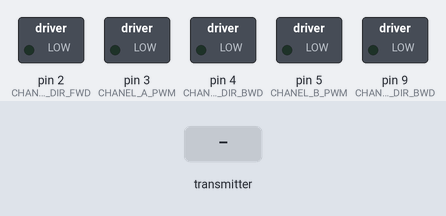
Recording of a program running on a simulated Arduino Nano, built with avr-gcc and run on an emulated ATmega328P. Shown: switched loads named in the program (green lamp = pin HIGH). The inputs (shaded band) are chosen by the test bench. No radio packets arrive unless stated.

Above: at 1.2 s.
1.3 s: the transmitter starts sending radio_array.0 = 256
At 1.8 s:
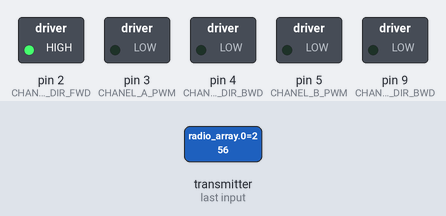
2.8 s: the transmitter starts sending radio_array.0 = 1023
At 4.0 s:
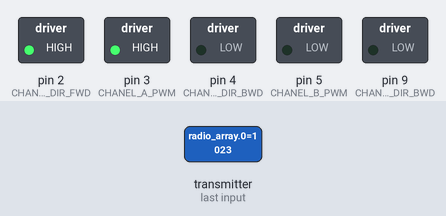
4.3 s: the transmitter starts sending radio_array.0 = 0
At 5.3 s:
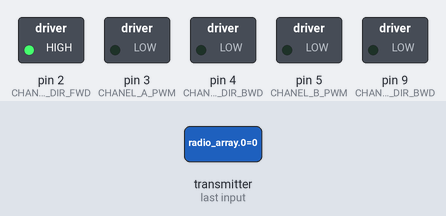
Timing chart, 0 to 7.3 s (numbered marks = the images above; inputs shaded):
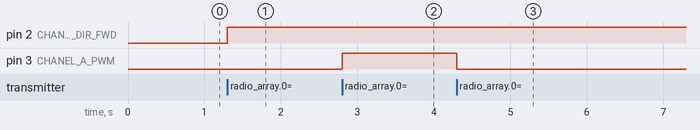

The program:

main.cpp
```cpp
/*
* Arduino Wireless Communication Tutorial
*       Example 1 - Receiver Code
*
* by Dejan Nedelkovski, www.HowToMechatronics.com
*
* Library: TMRh20/RF24, https://github.com/tmrh20/RF24/
*/

#include <SPI.h>
#include <nRF24L01.h>
#include <RF24.h>

// Motor reserved Pins:
// Channel A: 3, 4, 7
// Channel B: 5, 8, 9

// int CHANEL_A_BRAKE = 2;
int CHANEL_A_DIR_FWD = 2;
int CHANEL_A_DIR_BWD = 4;
int CHANEL_A_PWM = 3;
int x_val;

// int CHANEL_B_BRAKE = 8;
int CHANEL_B_PWM = 5;
int CHANEL_B_DIR_FWD = 8;
int CHANEL_B_DIR_BWD = 9;

int DEAD_ZONE = 15;

RF24 radio(7, 8); // CE, CSN

const byte address[6] = "00001";
int array_length = 3;
int radio_array [ 3 ] = {};

void setup()
{
  // Serial.begin(9600);
  radio.begin();
  radio.openReadingPipe(0, address);
  radio.setPALevel(RF24_PA_MIN);
  radio.startListening();

  //Setup Channel A
  pinMode(CHANEL_A_PWM, OUTPUT);
  pinMode(CHANEL_A_DIR_FWD, OUTPUT); //Initiates Motor Channel A pin
  pinMode(CHANEL_A_DIR_BWD, OUTPUT); //Initiates Motor Channel A pin

  //Setup Channel B
  pinMode(CHANEL_B_PWM, OUTPUT);
  pinMode(CHANEL_B_DIR_FWD, OUTPUT); //Initiates Motor Channel A pin
  pinMode(CHANEL_B_DIR_BWD, OUTPUT); //Initiates Motor Channel A pin
}

void loop()
{
  // Serial.println("This is the reciever");
  if (radio.available())
  {
    radio.read(&radio_array, sizeof(radio_array));

    x_val = radio_array[0];

    if(x_val < -1*DEAD_ZONE)
    {
      // Serial.print(x_val);
      // Serial.print(" Motor Bkwd!");
      analogWrite(CHANEL_A_PWM, abs(x_val));
      digitalWrite(CHANEL_A_DIR_FWD, LOW);
      digitalWrite(CHANEL_A_DIR_BWD, HIGH);
    }
    if(x_val > DEAD_ZONE )
    {
      // Serial.print(x_val);
      // Serial.print(" Motor Fwd!");
      analogWrite(CHANEL_A_PWM, abs(x_val));
      digitalWrite(CHANEL_A_DIR_FWD, HIGH);
      digitalWrite(CHANEL_A_DIR_BWD, LOW);
    }

    if(-1*DEAD_ZONE < x_val  && x_val < DEAD_ZONE)
    {
      analogWrite(CHANEL_A_PWM, 0);
    }
    // else
    // {
    //   Serial.println();
    // }

    // for(int i = 0; i < array_length; i++)
    // {
    //   Serial.print(radio_array[i]);
    //   if( i < array_length - 1)
    //   {
    //     Serial.print(", ");
    //   }
    // }
  }
  delay(1);
}

/*******************************************************************************************************************
*******************************************************************************************************************
*******************************************************************************************************************
*******************************************************************************************************************
*******************************************************************************************************************
*******************************************************************************************************************
*******************************************************************************************************************
*******************************************************************************************************************
*******************************************************************************************************************
*******************************************************************************************************************
*******************************************************************************************************************
*******************************************************************************************************************
*******************************************************************************************************************
*******************************************************************************************************************
*******************************************************************************************************************
********************************************************************************************************************/

// /*
//  * See documentation at https://nRF24.github.io/RF24
//  * See License information at root directory of this library
//  * Author: Brendan Doherty (2bndy5)
//  */

// /**
//  * A simple example of sending data from 1 nRF24L01 transceiver to another.
//  *
//  * This example was written to be used on 2 devices acting as "nodes".
//  * Use the Serial Monitor to change each node's behavior.
//  */
// #include <SPI.h>
// #include "printf.h"
// #include "RF24.h"

// // instantiate an object for the nRF24L01 transceiver
// RF24 radio(7, 8);  // using pin 7 for the CE pin, and pin 8 for the CSN pin

// // Let these addresses be used for the pair
// uint8_t address[][6] = { "1Node", "2Node" };
// // It is very helpful to think of an address as a path instead of as
// // an identifying device destination

// // to use different addresses on a pair of radios, we need a variable to
// // uniquely identify which address this radio will use to transmit
// bool radioNumber = 0;  // 0 uses address[0] to transmit, 1 uses address[1] to transmit

// // Used to control whether this node is sending or receiving
// bool role = true;  // true = TX role, false = RX role

// // For this example, we'll be using a payload containing
// // a single float number that will be incremented
// // on every successful transmission
// float payload = 0.0;

// void setup()
// {
//   pinMode(LED_BUILTIN, OUTPUT);
//   Serial.begin(115200);
//   while (!Serial)
//   {
//     // some boards need to wait to ensure access to serial over USB
//   }

//   // initialize the transceiver on the SPI bus
//   if (!radio.begin())
//   {
//     Serial.println(F("radio hardware is not responding!!"));
//     while (1)
//     {
//       delay(1)
//     }  // hold in infinite loop
//   }

//   // print example's introductory prompt
//   Serial.println(F("RF24/examples/GettingStarted"));

//   // To set the radioNumber via the Serial monitor on startup
//   Serial.println(F("Which radio is this? Enter '0' or '1'. Defaults to '0'"));
//   while (!Serial.available())
//   {
//     // wait for user input
//   }
//   char input = Serial.parseInt();
//   radioNumber = input == 1;
//   Serial.print(F("radioNumber = "));
//   Serial.println((int)radioNumber);

//   // role variable is hardcoded to RX behavior, inform the user of this
//   Serial.println(F("*** PRESS 'T' to begin transmitting to the other node"));

//   // Set the PA Level low to try preventing power supply related problems
//   // because these examples are likely run with nodes in close proximity to
//   // each other.
//   radio.setPALevel(RF24_PA_LOW);  // RF24_PA_MAX is default.

//   // save on transmission time by setting the radio to only transmit the
//   // number of bytes we need to transmit a float
//   radio.setPayloadSize(sizeof(payload));  // float datatype occupies 4 bytes

//   // set the TX address of the RX node into the TX pipe
//   radio.openWritingPipe(address[radioNumber]);  // always uses pipe 0

//   // set the RX address of the TX node into a RX pipe
//   radio.openReadingPipe(1, address[!radioNumber]);  // using pipe 1

//   // additional setup specific to the node's role
//   if (role)
//   {
//     radio.stopListening();  // put radio in TX mode
//   }
//   else
//   {
//     radio.startListening();  // put radio in RX mode
//   }

//   // For debugging info
//   // printf_begin();             // needed only once for printing details
//   // radio.printDetails();       // (smaller) function that prints raw register values
//   // radio.printPrettyDetails(); // (larger) function that prints human readable data

// }  // setup

// void loop()
// {

//   if (role)
//   {
//     // This device is a TX node

//     digitalWrite(LED_BUILTIN, HIGH);  // turn the LED on (HIGH is the voltage level)
//     delay(1000);                      // wait for a second
//     digitalWrite(LED_BUILTIN, LOW);   // turn the LED off by making the voltage LOW
//     delay(1000);                      // wait for a second

//     unsigned long start_timer = micros();                // start the timer
//     bool report = radio.write(&payload, sizeof(float));  // transmit & save the report
//     unsigned long end_timer = micros();                  // end the timer

//     if (report)
//     {
//       Serial.print(F("Transmission successful! "));  // payload was delivered
//       Serial.print(F("Time to transmit = "));
//       Serial.print(end_timer - start_timer);  // print the timer result
//       Serial.print(F(" us. Sent: "));
//       Serial.println(payload);  // print payload sent
//       payload += 0.01;          // increment float payload
//     }
//     else
//     {
//       Serial.println(F("Transmission failed or timed out"));  // payload was not delivered
//     }

//     // to make this example readable in the serial monitor
//     delay(1000);  // slow transmissions down by 1 second

//   }
//   else
//   {
//     // This device is a RX node
//     digitalWrite(LED_BUILTIN, HIGH);  // turn the LED on (HIGH is the voltage level)
//     delay(10000);                      // wait for a second
//     digitalWrite(LED_BUILTIN, LOW);   // turn the LED off by making the voltage LOW
//     delay(10000);                      // wait for a second
//     uint8_t pipe;
//     if (radio.available(&pipe)) {              // is there a payload? get the pipe number that recieved it
//       uint8_t bytes = radio.getPayloadSize();  // get the size of the payload
//       radio.read(&payload, bytes);             // fetch payload from FIFO
//       Serial.print(F("Received "));
//       Serial.print(bytes);  // print the size of the payload
//       Serial.print(F(" bytes on pipe "));
//       Serial.print(pipe);  // print the pipe number
//       Serial.print(F(": "));
//       Serial.println(payload);  // print the payload's value
//     }
//   }  // role

//   if (Serial.available())
//   {
//     // change the role via the serial monitor

//     char c = toupper(Serial.read());
//     if (c == 'T' && !role)
//     {
//       // Become the TX node

//       role = true;
//       Serial.println(F("*** CHANGING TO TRANSMIT ROLE -- PRESS 'R' TO SWITCH BACK"));
//       radio.stopListening();

//     }
//     else if (c == 'R' && role)
//     {
//       // Become the RX node

//       role = false;
//       Serial.println(F("*** CHANGING TO RECEIVE ROLE -- PRESS 'T' TO SWITCH BACK"));
//       radio.startListening();
//     }
//   }

// }  // loop
```

Measured:
- after the input at 1.3 s, pin 2 (CHANEL_A_DIR_FWD): LOW → HIGH at once
- after the input at 2.8 s, pin 3 (CHANEL_A_PWM): LOW → HIGH at once
- after the input at 4.3 s, pin 3 (CHANEL_A_PWM): HIGH → LOW at once
